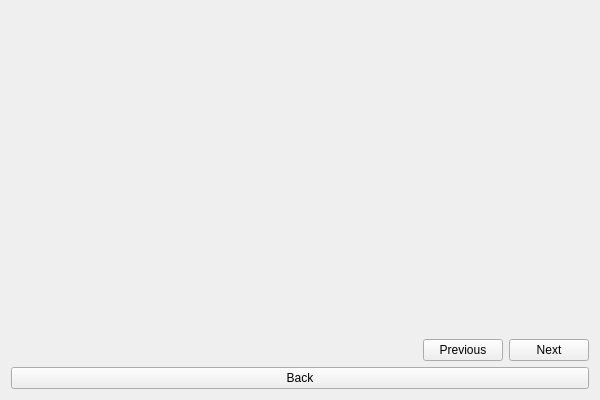
<?xml version="1.0" encoding="UTF-8"?>
<ui version="4.0">
 <class>PayrollWidget</class>
 <widget class="QWidget" name="PayrollWidget">
  <property name="geometry">
   <rect>
    <x>0</x>
    <y>0</y>
    <width>600</width>
    <height>400</height>
   </rect>
  </property>
  <property name="windowTitle">
   <string>Payroll</string>
  </property>
  <layout class="QVBoxLayout" name="mainLayout">
   <item>
    <widget class="QStackedWidget" name="stackedWidget">
     <property name="currentIndex">
      <number>1</number>
     </property>
     <widget class="QWidget" name="page_one">
      <layout class="QVBoxLayout"/>
     </widget>
     <widget class="QWidget" name="page_two">
      <layout class="QVBoxLayout"/>
     </widget>
     <widget class="QWidget" name="page_three">
      <layout class="QVBoxLayout"/>
     </widget>
    </widget>
   </item>
   <item>
    <layout class="QHBoxLayout" name="navLayout">
     <item>
      <spacer name="spacer_left">
       <property name="orientation">
        <enum>Qt::Horizontal</enum>
       </property>
       <property name="sizeHint" stdset="0">
        <size>
         <width>40</width>
         <height>20</height>
        </size>
       </property>
      </spacer>
     </item>
     <item>
      <widget class="QPushButton" name="previousButton">
       <property name="text">
        <string>Previous</string>
       </property>
      </widget>
     </item>
     <item>
      <widget class="QPushButton" name="nextButton">
       <property name="text">
        <string>Next</string>
       </property>
      </widget>
     </item>
    </layout>
   </item>
   <item>
    <widget class="QPushButton" name="backButton">
     <property name="text">
      <string>Back</string>
     </property>
    </widget>
   </item>
  </layout>
 </widget>
 <resources/>
 <connections/>
</ui>
